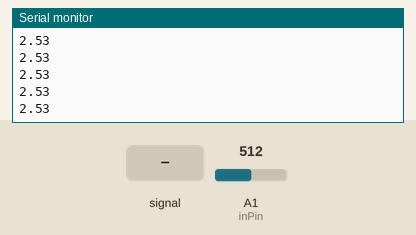
Recording of a sketch running on a simulated Arduino Uno, built with avr-gcc and run on an emulated ATmega328P. On the bench: the last lines printed to the serial monitor. Inputs (shaded band) come from the test bench; at power-on: A1 (inPin) = 512.

Above: at 1.2 s.
1.3 s: A1 (inPin) fed a 200 Hz sine of ±81 counts around its level
At 2.0 s:
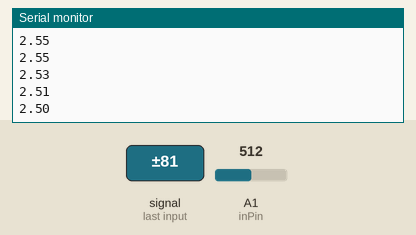
2.8 s: A1 (inPin) set to 716
At 3.9 s:
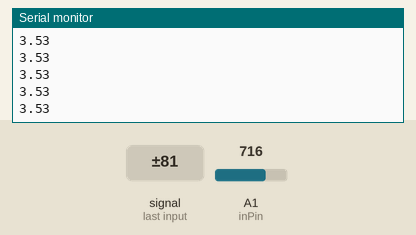
4.3 s: A1 (inPin) fed a 1000 Hz sine of ±255 counts around its level
5.8 s: A1 (inPin) set to 900
At 6.7 s:
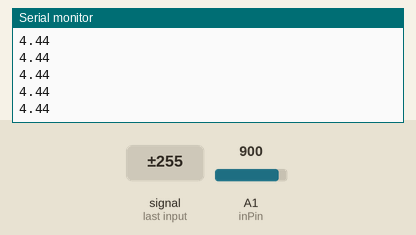
Timing chart, 0 to 8.3 s (numbered marks = the images above; inputs shaded):
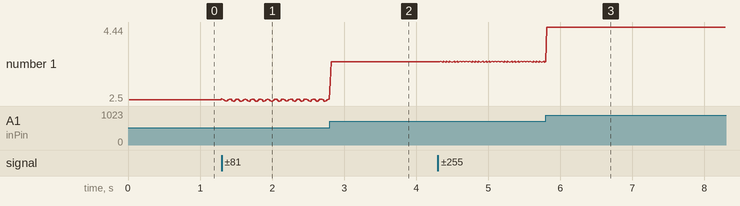

The sketch:

Oscilloscope.ino
```cpp
#define D_PRES 10  // 0.5s
#define D_OPEN 15  // 1.0s
#define D_CLOS 20  // 1.5s
#define D_LOCK 25  // 2.0s
#define SIG_LEEWAY 4

const int inPin = A1;
int count = 0;
float total = 0;
float ave = 0;

void setup() {
  // put your setup code here, to run once:
  //attachInterrupt(digitalPinToInterrupt(intpin), countUp, FALLING);
  Serial.begin(115200);
  Serial.println(" ~ Serial started ~ ");
}

void loop() {
  for(count=0;count<=100;count++){
    total+=5.0*(float)analogRead(inPin)/1024.0;
  }
  Serial.println(total/100.0);
  total=0;
}
```

Measured:
- after the input at 1.3 s, the serial monitor: prints a new line at once (image 1)
- after the input at 2.8 s, the serial monitor: prints a new line at once (image 2)
- after the input at 5.8 s, the serial monitor: prints a new line at once (image 3)
- plotted number 1: 2.53 → 2.55 after the input at 1.3 s, 2.55 → 3.53 after the input at 2.8 s, 3.53 → 3.52 after the input at 4.3 s, 3.52 → 4.44 after the input at 5.8 s
